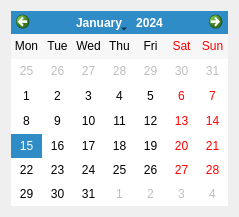
<?xml version="1.0" encoding="UTF-8"?>
<ui version="4.0">
 <class>calendarDlg</class>
 <widget class="QDialog" name="calendarDlg">
  <property name="geometry">
   <rect>
    <x>0</x>
    <y>0</y>
    <width>237</width>
    <height>217</height>
   </rect>
  </property>
  <property name="windowTitle">
   <string>日历</string>
  </property>
  <property name="windowIcon">
   <iconset>
    <normaloff>pic/calendar.ico</normaloff>pic/calendar.ico</iconset>
  </property>
  <layout class="QVBoxLayout" name="verticalLayout_2">
   <item>
    <layout class="QVBoxLayout" name="verticalLayout">
     <item>
      <widget class="QCalendarWidget" name="calendarWidget">
       <property name="cursor">
        <cursorShape>PointingHandCursor</cursorShape>
       </property>
       <property name="layoutDirection">
        <enum>Qt::LeftToRight</enum>
       </property>
       <property name="minimumDate">
        <date>
         <year>1900</year>
         <month>1</month>
         <day>1</day>
        </date>
       </property>
       <property name="maximumDate">
        <date>
         <year>2099</year>
         <month>12</month>
         <day>31</day>
        </date>
       </property>
       <property name="horizontalHeaderFormat">
        <enum>QCalendarWidget::ShortDayNames</enum>
       </property>
       <property name="verticalHeaderFormat">
        <enum>QCalendarWidget::NoVerticalHeader</enum>
       </property>
      </widget>
     </item>
    </layout>
   </item>
  </layout>
 </widget>
 <resources/>
 <connections/>
</ui>
